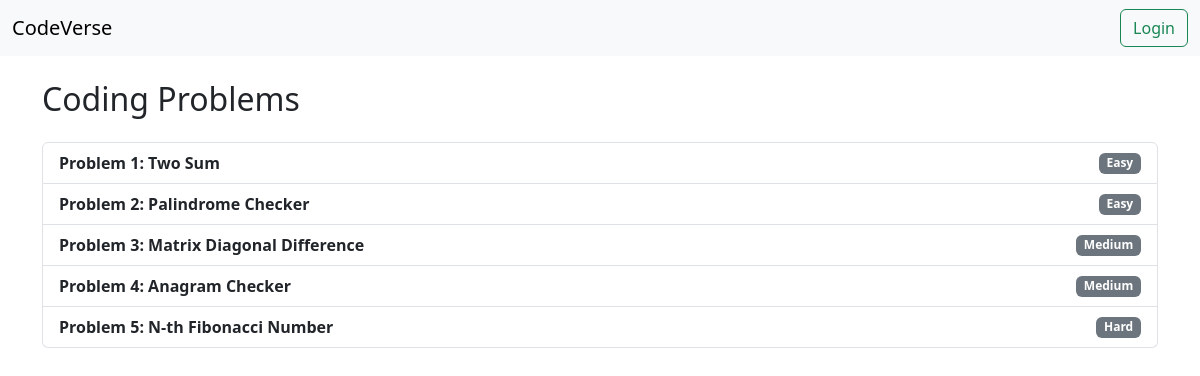
The app's page /problems/ with its own data.
### problems/models.py (models this page shows, shortened)
class Problem(models.Model):
    DIFFICULTY_CHOICES = [
        ('Easy', 'Easy'),
        ('Medium', 'Medium'),
        ('Hard', 'Hard'),
    ]
    title = models.CharField(max_length=100)
    statement = models.TextField()
    input_format = models.TextField()
    output_format = models.TextField()
    sample_input = models.TextField()
    sample_output = models.TextField()
    difficulty = models.CharField(max_length=10, choices=DIFFICULTY_CHOICES)
    created_at = models.DateTimeField(auto_now_add=True)

### problems/views.py (the view)
# urls.py: path('', views.problem_list, name='problem_list'),
def problem_list(request):
    problems = Problem.objects.all()
    return render(request, "problems/problem_list.html", {"problems": problems})

### templates/problems/problem_list.html (shortened to what this page needs)
{% extends 'base.html' %}
{% block content %}
<h2 class="mb-4">Coding Problems</h2>
<div class="list-group">
  {% for problem in problems %}
    <a href="{% url 'problem_detail' problem.id %}" class="list-group-item list-group-item-action">
      <div class="d-flex justify-content-between align-items-center">
        <strong>{{ problem.title }}</strong>
        <span class="badge bg-secondary">{{ problem.difficulty }}</span>
      </div>
    </a>
  {% endfor %}
</div>
{% endblock %}

### templates/base.html (shortened to what this page needs)
<!DOCTYPE html>
<html>
<head>
  <link href="https://cdn.jsdelivr.net/npm/bootstrap@5.3.0/dist/css/bootstrap.min.css" rel="stylesheet" />
</head>
<body>
  <nav class="navbar navbar-expand-lg navbar-light bg-light">
    <div class="container-fluid">
      <a class="navbar-brand" href="/problems/">CodeVerse</a>
      <div class="d-flex">
        {% if user.is_authenticated %}
          <a class="btn btn-outline-primary me-2" href="{% url 'my_submissions' %}">My Submissions</a>
          <a class="btn btn-outline-danger" href="{% url 'logout' %}">Logout</a>
        {% else %}
          <a class="btn btn-outline-success" href="{% url 'login' %}">Login</a>
        {% endif %}
      </div>
    </div>
  </nav>
  <div class="container mt-4">
    {% block content %}{% endblock %}
  </div>
</body>
</html>

### records on screen
Problem: title "Problem 1: Two Sum", difficulty "Easy"
Problem: title "Problem 2: Palindrome Checker", difficulty "Easy"
Problem: title "Problem 3: Matrix Diagonal Difference", difficulty "Medium"
Problem: title "Problem 4: Anagram Checker", difficulty "Medium"
Problem: title "Problem 5: N-th Fibonacci Number", difficulty "Hard"
